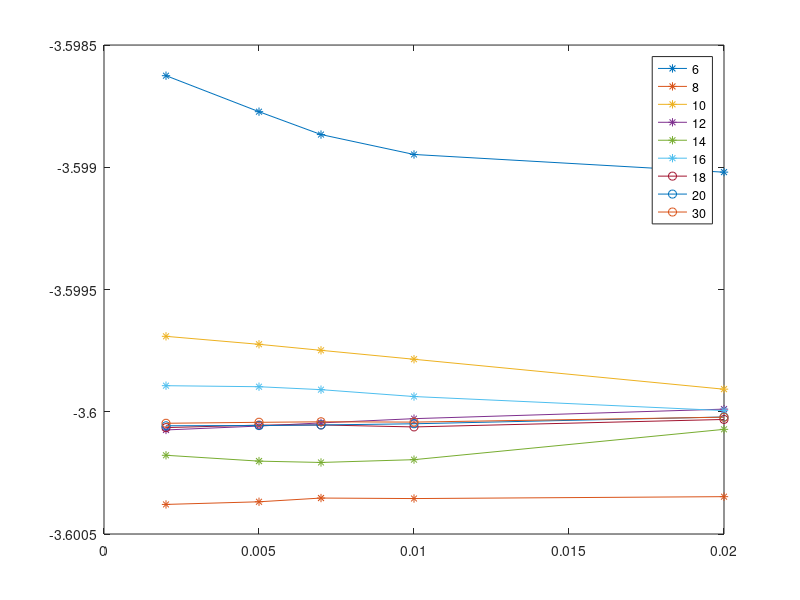
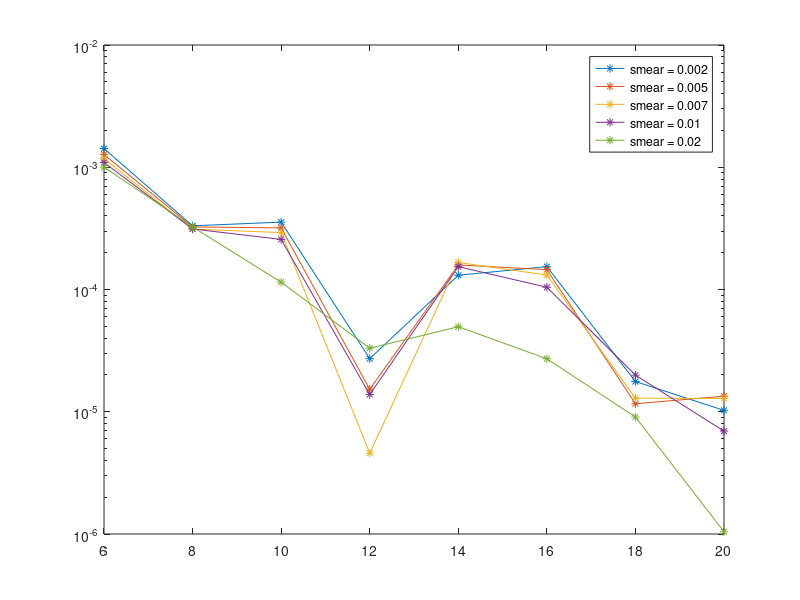

MATLAB code to generate these figures, in order: (Note: this script raises an error after producing the figures.)
close all; clear; clc;

%% occopt 6

% % kpoint 8 8 8
% tsmear = [1e-4 5e-4 1e-3 2e-3 5e-3 1e-2 3e-2];
% internal_energy = [-3.60038086787643 -3.60038220903460 -3.60038195532852 -3.60037809673894 -3.60041756226248 -3.60030866389924 -3.60090185242645];
% total_energy = [-3.60038103656585 -3.60038127681367 -3.60038037982845 -3.60037907508159 -3.60036810615999 -3.60035482323657 -3.60012578937789];
% entropy_energy = total_energy - internal_energy;
% estimated_energy = 0.5*(internal_energy+total_energy);
% 
% plot(tsmear,total_energy,'*-');
% hold on;
% %plot(tsmear(1:3),estimated_energy(1:3),'<-');
% hold on;
% 
% % kpoint 10 10 10
% tsmear = [1e-4 5e-4 1e-3 2e-3 5e-3 1e-2 3e-2];
% internal_energy = [-3.59968120049443 -3.59968087012338 -3.59967753522146 -3.59967462386689 -3.59966388928386 -3.59966245318159 -3.60018379652100];
% total_energy = [-3.59968150424211 -3.59968173835648 -3.59968401299126 -3.59969144684819 -3.59972395680457 -3.59978516534358 -3.59987919204766];
% entropy_energy = total_energy - internal_energy;
% estimated_energy = 0.5*(internal_energy+total_energy);
% 
% plot(tsmear,total_energy,'*-');
% hold on;
% %plot(tsmear(1:3),estimated_energy(1:3),'<-');
% hold on;
% 
% % % kpoint 12 12 12
% % tsmear = [1e-4 5e-4 1e-3 2e-3 5e-3 1e-2 3e-2];
% % internal_energy = [];
% % total_energy = [];
% % entropy_energy = total_energy - internal_energy;
% % estimated_energy = 0.5*(internal_energy+total_energy);
% % 
% % plot(tsmear,total_energy,'*-');
% % hold on;
% % %plot(tsmear(1:3),estimated_energy(1:3),'<-');
% % hold on;
% 
% % kpoint 20 20 20
% tsmear = [1e-4 5e-4 1e-3 2e-3 5e-3 1e-2 3e-2];
% internal_energy = [-3.60006089240605 -3.60006139656401 -3.60006239445033 -3.60005829613720 -3.60006174680470 -3.60006242167302 -3.60032928921104];
% total_energy = [-3.60006089240605 -3.60006139656401 -3.60005931101595 -3.60005744992582 -3.60005635596903 -3.60004895033641 -3.59990678280719];
% entropy_energy = total_energy - internal_energy;
% estimated_energy = 0.5*(internal_energy+total_energy);
% 
% plot(tsmear,total_energy,'*-');
% hold on;
% %plot(tsmear(1:3),estimated_energy(1:3),'<-');
% hold on;
% 
% legend('8','10','12','20');

% kpoint 6 6 6
tsmear = [2e-3 5e-3 7e-3 1e-2 2e-2];
internal_energy6 = [-3.59854971401350 -3.59850097980987 -3.59860535103123 -3.59873695239540 -3.59911840245441];
total_energy6 = [-3.59862550893121 -3.59877269179844 -3.59886631005385 -3.59894773626247 -3.59901989758942];
% entropy_energy6 = total_energy - internal_energy;
% estimated_energy6 = 0.5*(internal_energy+total_energy);
plot(tsmear,total_energy6,'*-');
hold on;

% kpoint 8 8 8
tsmear = [2e-3 5e-3 7e-3 1e-2 2e-2];
internal_energy8 = [-3.60037809673898 -3.60041756226264 -3.60038348723612 -3.60030866389899 -3.60061273475012];
total_energy8 = [-3.60037907508156 -3.60036810615996 -3.60035294443590 -3.60035482323654 -3.60034731050764];
% entropy_energy8 = total_energy - internal_energy;
% estimated_energy8 = 0.5*(internal_energy+total_energy);
plot(tsmear,total_energy8,'*-');
hold on;

% kpoint 10 10 10
tsmear = [2e-3 5e-3 7e-3 1e-2 2e-2];
internal_energy10 = [-3.59967462386697 -3.59966388928385 -3.59966163112413 -3.59966245318231 -3.59977245968271];
total_energy10 = [-3.59969144684825 -3.59972395680460 -3.59974872543279 -3.59978516534362 -3.59990754961456];
% entropy_energy10 = total_energy - internal_energy;
% estimated_energy10 = 0.5*(internal_energy+total_energy);
plot(tsmear,total_energy10,'*-');
hold on;

% kpoint 12 12 12
tsmear = [2e-3 5e-3 7e-3 1e-2 2e-2];
internal_energy12 = [-3.60007907101543 -3.60009217436918 -3.60008763522711 -3.60008101135818 -3.60010247030787];
total_energy12 = [-3.60007437141652 -3.60005821710690 -3.60004549776303 -3.60002816643038 -3.59998922418184];
% entropy_energy12 = total_energy - internal_energy;
% estimated_energy12 = 0.5*(internal_energy+total_energy);
plot(tsmear,total_energy12,'*-');
hold on;

% kpoint 14 14 14
tsmear = [2e-3 5e-3 7e-3 1e-2 2e-2];
internal_energy14 = [-3.60016288270747 -3.60017608877590 -3.60020543304985 -3.60027177177574 -3.60036136111280];
total_energy14 = [-3.60017804441550 -3.60020176925552 -3.60020741501255 -3.60019588671196 -3.60007191195964];
% entropy_energy14 = total_energy - internal_energy;
% estimated_energy14 = 0.5*(internal_energy+total_energy);
plot(tsmear,total_energy14,'*-');
hold on;

% kpoint 16 16 16
tsmear = [2e-3 5e-3 7e-3 1e-2 2e-2];
internal_energy16 = [-3.59989522662721 -3.59987682081364 -3.59985549569573 -3.59983406227156 -3.60004250572409];
total_energy16 = [-3.59989331572694 -3.59989757380019 -3.59990959117836 -3.59993766668080 -3.59999518217068];
% entropy_energy16 = total_energy - internal_energy;
% estimated_energy16 = 0.5*(internal_energy+total_energy);
plot(tsmear,total_energy16,'*-');
hold on;

% kpoint 18 18 18
tsmear = [2e-3 5e-3 7e-3 1e-2 2e-2];
internal_energy18 = [-3.60007175331720 -3.60006410299610 -3.60004502349931 -3.60003161099756 -3.60021226690646];
total_energy18 = [-3.60006486112717 -3.60005457038498 -3.60005383635245 -3.60006194358017 -3.60003136888422];
% entropy_energy18 = total_energy - internal_energy;
% estimated_energy18 = 0.5*(internal_energy+total_energy);
plot(tsmear,total_energy18,'o-');
hold on;

% kpoint 20 20 20
tsmear = [2e-3 5e-3 7e-3 1e-2 2e-2];
internal_energy20 = [-3.60005829613714 -3.60006174680475 -3.60006464153982 -3.60006242167312 -3.60016303313243];
total_energy20 = [-3.60005744992582 -3.60005635596912 -3.60005375404778 -3.60004895033640 -3.60002127384603];
% entropy_energy20 = total_energy - internal_energy;
% estimated_energy20 = 0.5*(internal_energy+total_energy);
plot(tsmear,total_energy20,'o-');
hold on;

% % kpoint 22 22 22
% tsmear = [2e-3 5e-3 7e-3 1e-2 2e-2];
% internal_energy22 = [-3.59936884330891 -3.59936771441100 -3.59928623928588 -3.59895912415178 -3.59897682905389];
% total_energy22 = [-3.59932479715861 -3.59925468276943 -3.59921846521121 -3.59924932461164 -3.59965974445987];
% % entropy_energy22 = total_energy - internal_energy;
% % estimated_energy22 = 0.5*(internal_energy+total_energy);
% plot(tsmear,total_energy22,'o-');
% hold on;

% kpoint 30 30 30
tsmear = [2e-3 5e-3 7e-3 1e-2 2e-2];
internal_energy30 = [-3.60004891730246 -3.60005062923023 -3.60004387395751 -3.60003285429757 -3.60016667958441];
total_energy30 = [-3.60004718662695 -3.60004294228174 -3.60004091671256 -3.60004200480545 -3.60002231651294];
% entropy_energy30 = total_energy - internal_energy;
% estimated_energy30 = 0.5*(internal_energy+total_energy);
plot(tsmear,total_energy30,'o-');
hold on;

legend('6','8','10','12','14','16','18','20','30');

figure(2);
kpoint = [6 8 10 12 14 16 18 20];
matrix = [abs(total_energy6 - total_energy30);
    abs(total_energy8 - total_energy30);
    abs(total_energy10 - total_energy30);
    abs(total_energy12 - total_energy30);
    abs(total_energy14 - total_energy30);
    abs(total_energy16 - total_energy30);
    abs(total_energy18 - total_energy30);
    abs(total_energy20 - total_energy30)];
semilogy(kpoint,matrix(:,1),'*-');
hold on;
semilogy(kpoint,matrix(:,2),'*-');
hold on;
semilogy(kpoint,matrix(:,3),'*-');
hold on;
semilogy(kpoint,matrix(:,4),'*-');
hold on;
semilogy(kpoint,matrix(:,5),'*-');
l = legend('smear = 0.002','smear = 0.005','smear = 0.007','smear = 0.01','smear = 0.02');
l.Location = 'Southwest';
xlabel('kpoint grid');
ylabel('Total free energy error (Hartree)');
grid on;